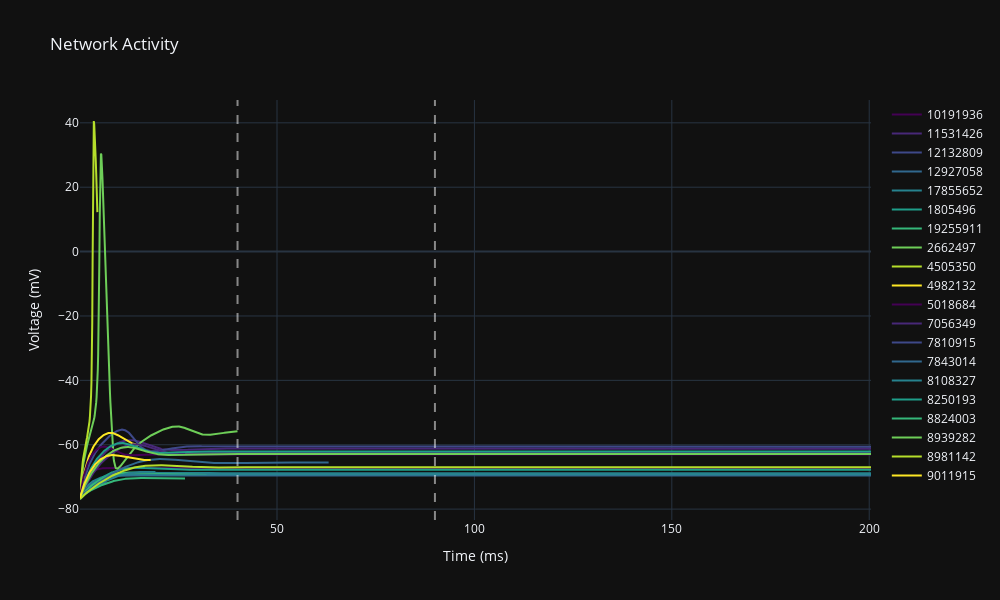

Notebook cell for this chart:
### Code cell
Vd = dict()
for i, vs in enumerate(v.T):
    Vd[int(stom[i][0])] = vs

plot_results(t, Vd, (40, 90), interactive=True)

### Figure 1 — Plotly figure (JSON) as saved in the notebook; plotly's stock layout.template omitted (floating-point values rounded to 4 significant figures; data arrays with more than 128 entries replaced by an {"elided": "..."} marker saying what was removed)
{"data": [{"line": {"color": "#440154", "width": 2}, "mode": "lines", "name": "10191936", "type": "scatter", "x": {"elided": "2000 float values"}, "y": {"elided": "2000 float values"}}, {"line": {"color": "#482878", "width": 2}, "mode": "lines", "name": "11531426", "type": "scatter", "x": {"elided": "2000 float values"}, "y": {"elided": "2000 float values"}}, {"line": {"color": "#3e4989", "width": 2}, "mode": "lines", "name": "12132809", "type": "scatter", "x": {"elided": "2000 float values"}, "y": {"elided": "2000 float values"}}, {"line": {"color": "#31688e", "width": 2}, "mode": "lines", "name": "12927058", "type": "scatter", "x": {"elided": "2000 float values"}, "y": {"elided": "2000 float values"}}, {"line": {"color": "#26828e", "width": 2}, "mode": "lines", "name": "17855652", "type": "scatter", "x": {"elided": "2000 float values"}, "y": {"elided": "2000 float values"}}, {"line": {"color": "#1f9e89", "width": 2}, "mode": "lines", "name": "1805496", "type": "scatter", "x": {"elided": "2000 float values"}, "y": {"elided": "2000 float values"}}, {"line": {"color": "#35b779", "width": 2}, "mode": "lines", "name": "19255911", "type": "scatter", "x": {"elided": "2000 float values"}, "y": {"elided": "2000 float values"}}, {"line": {"color": "#6ece58", "width": 2}, "mode": "lines", "name": "2662497", "type": "scatter", "x": {"elided": "2000 float values"}, "y": {"elided": "2000 float values"}}, {"line": {"color": "#b5de2b", "width": 2}, "mode": "lines", "name": "4505350", "type": "scatter", "x": {"elided": "2000 float values"}, "y": {"elided": "2000 float values"}}, {"line": {"color": "#fde725", "width": 2}, "mode": "lines", "name": "4982132", "type": "scatter", "x": {"elided": "2000 float values"}, "y": {"elided": "2000 float values"}}, {"line": {"color": "#440154", "width": 2}, "mode": "lines", "name": "5018684", "type": "scatter", "x": {"elided": "2000 float values"}, "y": {"elided": "2000 float values"}}, {"line": {"color": "#482878", "width": 2}, "mode": "lines", "name": "7056349", "type": "scatter", "x": {"elided": "2000 float values"}, "y": {"elided": "2000 float values"}}, {"line": {"color": "#3e4989", "width": 2}, "mode": "lines", "name": "7810915", "type": "scatter", "x": {"elided": "2000 float values"}, "y": {"elided": "2000 float values"}}, {"line": {"color": "#31688e", "width": 2}, "mode": "lines", "name": "7843014", "type": "scatter", "x": {"elided": "2000 float values"}, "y": {"elided": "2000 float values"}}, {"line": {"color": "#26828e", "width": 2}, "mode": "lines", "name": "8108327", "type": "scatter", "x": {"elided": "2000 float values"}, "y": {"elided": "2000 float values"}}, {"line": {"color": "#1f9e89", "width": 2}, "mode": "lines", "name": "8250193", "type": "scatter", "x": {"elided": "2000 float values"}, "y": {"elided": "2000 float values"}}, {"line": {"color": "#35b779", "width": 2}, "mode": "lines", "name": "8824003", "type": "scatter", "x": {"elided": "2000 float values"}, "y": {"elided": "2000 float values"}}, {"line": {"color": "#6ece58", "width": 2}, "mode": "lines", "name": "8939282", "type": "scatter", "x": {"elided": "2000 float values"}, "y": {"elided": "2000 float values"}}, {"line": {"color": "#b5de2b", "width": 2}, "mode": "lines", "name": "8981142", "type": "scatter", "x": {"elided": "2000 float values"}, "y": {"elided": "2000 float values"}}, {"line": {"color": "#fde725", "width": 2}, "mode": "lines", "name": "9011915", "type": "scatter", "x": {"elided": "2000 float values"}, "y": {"elided": "2000 float values"}}], "layout": {"height": 600, "hovermode": "x unified", "shapes": [{"line": {"color": "white", "dash": "dash"}, "opacity": 0.5, "type": "line", "x0": 40, "x1": 40, "xref": "x", "y0": 0, "y1": 1, "yref": "y domain"}, {"line": {"color": "white", "dash": "dash"}, "opacity": 0.5, "type": "line", "x0": 90, "x1": 90, "xref": "x", "y0": 0, "y1": 1, "yref": "y domain"}], "title": {"text": "Network Activity"}, "width": 1000, "xaxis": {"title": {"text": "Time (ms)"}}, "yaxis": {"title": {"text": "Voltage (mV)"}}}}
